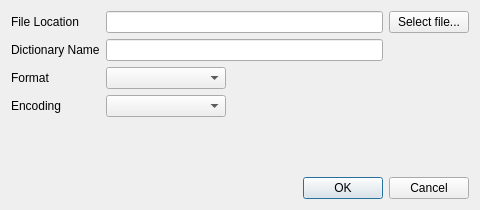
<?xml version="1.0" encoding="UTF-8"?>
<!--
 Copyright 2010-2021, Google Inc.
 All rights reserved.

 Redistribution and use in source and binary forms, with or without
 modification, are permitted provided that the following conditions are
 met:

     * Redistributions of source code must retain the above copyright
 notice, this list of conditions and the following disclaimer.
     * Redistributions in binary form must reproduce the above
 copyright notice, this list of conditions and the following disclaimer
 in the documentation and/or other materials provided with the
 distribution.
     * Neither the name of Google Inc. nor the names of its
 contributors may be used to endorse or promote products derived from
 this software without specific prior written permission.

 THIS SOFTWARE IS PROVIDED BY THE COPYRIGHT HOLDERS AND CONTRIBUTORS
 "AS IS" AND ANY EXPRESS OR IMPLIED WARRANTIES, INCLUDING, BUT NOT
 LIMITED TO, THE IMPLIED WARRANTIES OF MERCHANTABILITY AND FITNESS FOR
 A PARTICULAR PURPOSE ARE DISCLAIMED. IN NO EVENT SHALL THE COPYRIGHT
 OWNER OR CONTRIBUTORS BE LIABLE FOR ANY DIRECT, INDIRECT, INCIDENTAL,
 SPECIAL, EXEMPLARY, OR CONSEQUENTIAL DAMAGES (INCLUDING, BUT NOT
 LIMITED TO, PROCUREMENT OF SUBSTITUTE GOODS OR SERVICES; LOSS OF USE,
 DATA, OR PROFITS; OR BUSINESS INTERRUPTION) HOWEVER CAUSED AND ON ANY
 THEORY OF LIABILITY, WHETHER IN CONTRACT, STRICT LIABILITY, OR TORT
 (INCLUDING NEGLIGENCE OR OTHERWISE) ARISING IN ANY WAY OUT OF THE USE
 OF THIS SOFTWARE, EVEN IF ADVISED OF THE POSSIBILITY OF SUCH DAMAGE.
-->

<ui version="4.0">
 <class>ImportDialog</class>
 <widget class="QDialog" name="ImportDialog">
  <property name="geometry">
   <rect>
    <x>0</x>
    <y>0</y>
    <width>480</width>
    <height>210</height>
   </rect>
  </property>
  <property name="minimumSize">
   <size>
    <width>480</width>
    <height>210</height>
   </size>
  </property>
  <property name="maximumSize">
   <size>
    <width>480</width>
    <height>210</height>
   </size>
  </property>
  <property name="windowTitle">
   <string>[ProductName] Dictionary Tool</string>
  </property>
  <property name="modal">
   <bool>true</bool>
  </property>
  <layout class="QGridLayout" name="gridLayout_2">
   <item row="0" column="0">
    <layout class="QVBoxLayout" name="verticalLayout">
     <item>
      <layout class="QGridLayout" name="gridLayout">
       <item row="2" column="2">
        <spacer name="horizontalSpacer_2">
         <property name="orientation">
          <enum>Qt::Horizontal</enum>
         </property>
         <property name="sizeHint" stdset="0">
          <size>
           <width>40</width>
           <height>20</height>
          </size>
         </property>
        </spacer>
       </item>
       <item row="3" column="2">
        <spacer name="horizontalSpacer_3">
         <property name="orientation">
          <enum>Qt::Horizontal</enum>
         </property>
         <property name="sizeHint" stdset="0">
          <size>
           <width>40</width>
           <height>20</height>
          </size>
         </property>
        </spacer>
       </item>
       <item row="1" column="1" colspan="2">
        <widget class="QLineEdit" name="dic_name_lineedit_">
         <property name="maxLength">
          <number>32</number>
         </property>
        </widget>
       </item>
       <item row="0" column="1" colspan="2">
        <widget class="QLineEdit" name="file_name_lineedit_"/>
       </item>
       <item row="0" column="0">
        <widget class="QLabel" name="file_location_label_">
         <property name="text">
          <string>File Location</string>
         </property>
        </widget>
       </item>
       <item row="1" column="0">
        <widget class="QLabel" name="dic_name_label_">
         <property name="text">
          <string>Dictionary Name</string>
         </property>
        </widget>
       </item>
       <item row="2" column="0">
        <widget class="QLabel" name="ime_label_">
         <property name="text">
          <string>Format</string>
         </property>
        </widget>
       </item>
       <item row="3" column="0">
        <widget class="QLabel" name="encoding_label_">
         <property name="text">
          <string>Encoding</string>
         </property>
        </widget>
       </item>
       <item row="0" column="3">
        <widget class="QPushButton" name="select_file_pushbutton_">
         <property name="text">
          <string>Select file...</string>
         </property>
        </widget>
       </item>
       <item row="3" column="1">
        <widget class="QComboBox" name="encoding_combobox_">
         <property name="minimumSize">
          <size>
           <width>120</width>
           <height>0</height>
          </size>
         </property>
        </widget>
       </item>
       <item row="2" column="1">
        <widget class="QComboBox" name="ime_combobox_">
         <property name="minimumSize">
          <size>
           <width>120</width>
           <height>0</height>
          </size>
         </property>
        </widget>
       </item>
      </layout>
     </item>
     <item>
      <spacer name="verticalSpacer">
       <property name="orientation">
        <enum>Qt::Vertical</enum>
       </property>
       <property name="sizeHint" stdset="0">
        <size>
         <width>148</width>
         <height>13</height>
        </size>
       </property>
      </spacer>
     </item>
     <item>
      <layout class="QHBoxLayout" name="horizontalLayout">
       <item>
        <spacer name="horizontalSpacer">
         <property name="orientation">
          <enum>Qt::Horizontal</enum>
         </property>
         <property name="sizeHint" stdset="0">
          <size>
           <width>40</width>
           <height>20</height>
          </size>
         </property>
        </spacer>
       </item>
       <item>
        <widget class="QDialogButtonBox" name="buttonbox_">
         <property name="standardButtons">
          <set>QDialogButtonBox::Cancel|QDialogButtonBox::Ok</set>
         </property>
        </widget>
       </item>
      </layout>
     </item>
    </layout>
   </item>
  </layout>
 </widget>
 <tabstops>
  <tabstop>file_name_lineedit_</tabstop>
  <tabstop>select_file_pushbutton_</tabstop>
  <tabstop>dic_name_lineedit_</tabstop>
  <tabstop>ime_combobox_</tabstop>
  <tabstop>encoding_combobox_</tabstop>
  <tabstop>buttonbox_</tabstop>
 </tabstops>
 <resources/>
 <connections/>
</ui>
